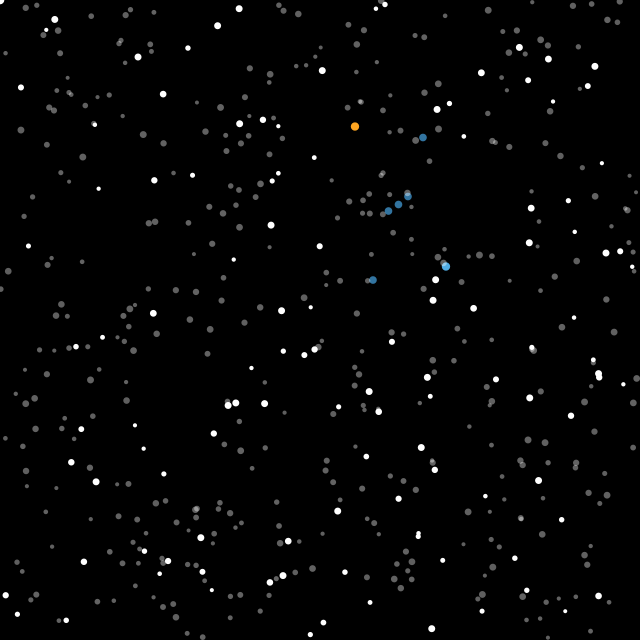
Frame 1 (no input)
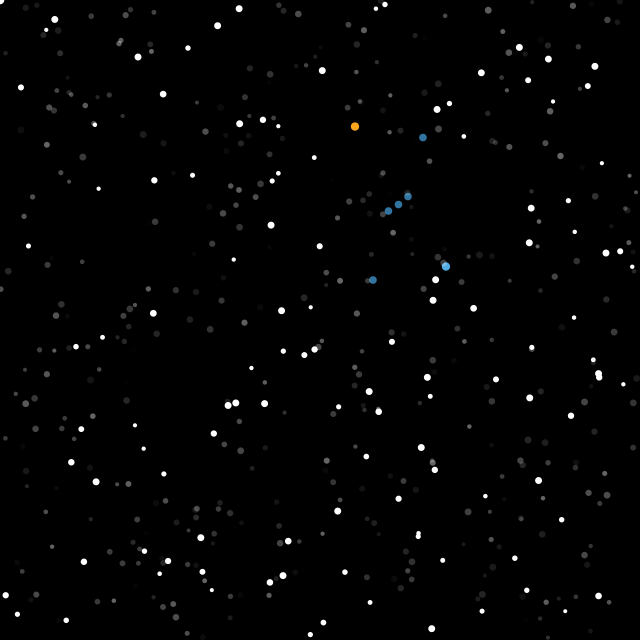
Frame 60 (the mouse pressed at the canvas centre just before this capture)
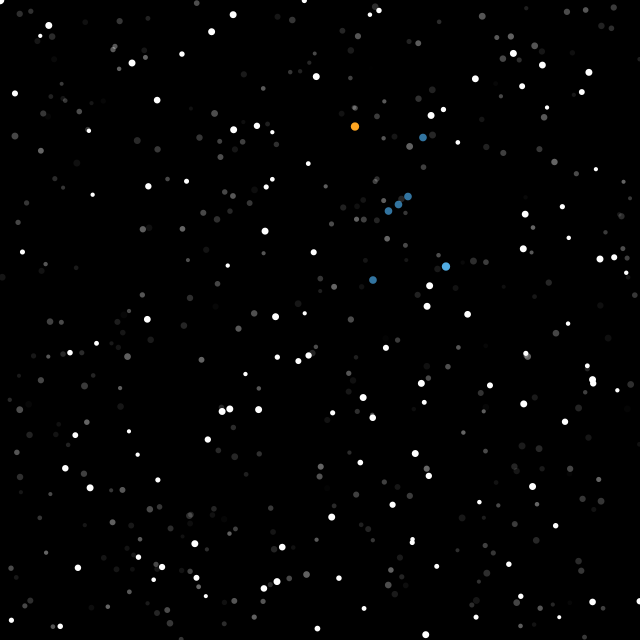
Frame 120 (the mouse held since frame 60 and released just before this capture)

The Processing sketch that drew these frames (run headless with seeded random() and noise(); from frame 60 on, the mouse is pressed at the canvas centre):

// Processing sketch: may_4th
// ── may_4th.pde
int num_stars = 500;
Star stars[] = new Star[num_stars];

PVector star_vel;

float max_radius = 7;
float lower_radius = 4.0;
float medium_radius = 7.0;

boolean is_moving = false;
Asteroid asteroid;

void push() {
	pushMatrix();
	pushStyle();
}

void pop() {
	popStyle();
	popMatrix();
}

void setup() {
	size(640, 640);
	
	frameRate(23.976);   // IG
	
	// star velocity
	star_vel = new PVector(-0.1, 0.1);
	
	// Orion
	createOrion();
	
	// create rest of star field
	for(int i = 7; i < num_stars; i++) {
		stars[ i ] = new Star();
	}
	
	// asteroid
	asteroid = new Asteroid();
}

void draw() {
	background(0, 50);
	
	for(int i = 0; i < num_stars; i++) {
		stars[ i ].update();
		stars[ i ].render();
	}
	
	asteroid.update();
	asteroid.render();
	
	if(frameCount == 50) { save("preview.png"); }
}

void mousePressed() {
	is_moving = !is_moving;
}



void createOrion() {
	// colors
	color col_betelgeuse = color(255, 166, 33);
	color col_rigel = color(81, 172, 227);
	color col_other = color(50, 116, 160);
	
	// overall size
	float orion_width = 91;
	float orion_height = 153;
	
	// offset
	float offset_x = random(0, (width - orion_width));
	float offset_y = random(0, (height - orion_height));
	
	// betelgeuse
	stars[0] = new Star((0.0 + offset_x), (0.0 + offset_y), (max_radius * 1.2));
	stars[0].setColor(col_betelgeuse);
	stars[0].setMove(false);
	
	// rigel
	stars[1] = new Star((91.0 + offset_x), (140.0 + offset_y), (max_radius * 1.2));
	stars[1].setColor(col_rigel);
	stars[1].setMove(false);
	
	// others
	stars[2] = new Star((68.0 + offset_x), (11.0 + offset_y), (max_radius * 1.1));
	stars[2].setColor(col_other);
	stars[2].setMove(false);
	stars[3] = new Star((53.0 + offset_x), (70.0 + offset_y), (max_radius * 1.1));
	stars[3].setColor(col_other);
	stars[3].setMove(false);
	stars[4] = new Star((43.5 + offset_x), (78.0 + offset_y), (max_radius * 1.1));
	stars[4].setColor(col_other);
	stars[4].setMove(false);
	stars[5] = new Star((33.5 + offset_x), (84.5 + offset_y), (max_radius * 1.1));
	stars[5].setColor(col_other);
	stars[5].setMove(false);
	stars[6] = new Star((18.0 + offset_x), (153.5 + offset_y), (max_radius * 1.1));
	stars[6].setColor(col_other);
	stars[6].setMove(false);
}

// CLASS: Star

class Star {
	PVector pos;
	PVector vel;
	float radius;
	boolean twinkles = false;
	float twinkle_state = 1.0;
	float twinkle_step = (-1 * (random(0.004, 0.05)));
	color col = color(255);
	boolean can_move = true;
	
	Star() {
		pos = new PVector(random(width), random(height));
		
		if(random(1) < 0.05) {
			radius = max_radius;
		} else {
			radius = random(lower_radius, medium_radius);
			
			if(random(1) < 0.8) {
				twinkles = true;
			}
		}
	}
	
	Star(float x_, float y_, float radius_) {
		pos = new PVector(x_, y_);
		radius = radius_;
		
		if((radius < max_radius) && random(1) < 0.8) {
			twinkles = true;
			
			//twinkle_step = (-1 * random(0.001, 0.02));
		}
	}
	
	void setLocation(float x_, float y_) {
		pos.x = x_;
		pos.y = y_;
	}
	
	void setRadius(float radius_) {
		radius = radius_;
	}
	
	void setColor(color col_) {
		col = col_;
	}
	
	void setTwinkling(boolean twinkles_) {
		twinkles = twinkles_;
	}
	
	void setMove(boolean can_move_) {
		can_move = can_move_;
	}
	
	void update() {
		if(is_moving && can_move) {
			pos.add(star_vel);
			
			if(pos.x < 0) {
				pos.x = width;
			} else if(pos.x > width) {
				pos.x = 0;
			}
			
			if(pos.y < 0) {
				pos.y = height;
			} else if(pos.y > height) {
				pos.y = 0;
			}
		}
		
		if(twinkles) {
			twinkle_state += twinkle_step;
			
			if(twinkle_state < 0) {
				twinkle_step *= -1;
				twinkle_state = 0.0;
			} else if(twinkle_state > 1) {
				twinkle_step *= -1;
				twinkle_state = 1.0;
			}
		}
	}
	
	void render() {
		push();
		
		translate(pos.x, pos.y);
		
		noStroke();
		
		if(twinkles) {
			fill(color(red(col), green(col), blue(col), (100 * twinkle_state)));
		} else {
			fill(color(col));
		}
		
		ellipseMode(CENTER);
		ellipse(0, 0, radius, radius);
		
		pop();
	}
}


class Asteroid {
	PVector vel;
	float speed_per_frame = 6.0;
	float frames_to_next_start;
	PVector pos = new PVector();
	float radius = (max_radius + random(1, 2));
	
	Asteroid() {
		newVelocity();
		newDelay();
	}
	
	void newVelocity() {
		vel = PVector.random2D();
		
		// make sure velocity is always going bottom left
		vel.x = -1 * abs(vel.x);
		vel.y = abs(vel.y);
		vel.mult(speed_per_frame);
	}
	
	void newDelay() {
		frames_to_next_start = (frameRate * random(6.0, 8.0));
	}
	
	void update() {
		if(frames_to_next_start > 0) {
			frames_to_next_start--;
			
			if(frames_to_next_start > 0) {
				return;
			}
			
			// started
			
			if(random(1) < 0.5) {
				// top
				pos.x = random(width * 0.1, width * 0.8);
				pos.y = 0;
			} else {
				// right
				pos.x = width;
				pos.y = random(height * 0.1, height * 0.8);
			}
			
			return;
		}
		
		pos.add(vel);
		
		if((pos.x < -40) || (pos.y < -40) || (pos.x > (width + 40)) || (pos.y > (height + 40))) {
			newVelocity();
			newDelay();
		}
	}
	
	void render() {
		push();
		
		ellipseMode(CENTER);
		
		// trail
		PVector trail_vel = vel.copy();
		//trail_vel.mult(1.1);
		PVector trail_pos = pos.copy();
		int num_trail_bits = 30;
		
		for(int i = 0; i < num_trail_bits; i++) {
			trail_vel.mult(0.9);
			trail_pos.sub(trail_vel);
			
			noStroke();
			//fill(color(255, 255, 255, map(i, 0, (num_trail_bits - 1), 100, 0)));
			fill(map(i, 0, (num_trail_bits - 1), 70, 0), map(i, 0, (num_trail_bits - 1), 255, 0));
			
			float trail_radius = map(i, 0, (num_trail_bits - 1), radius, lower_radius);
			
			ellipse(trail_pos.x, trail_pos.y, trail_radius, trail_radius);
		}
		
		// asteroid
		noStroke();
		fill(255);
		ellipse(pos.x, pos.y, radius, radius);
		
		pop();
	}
}
